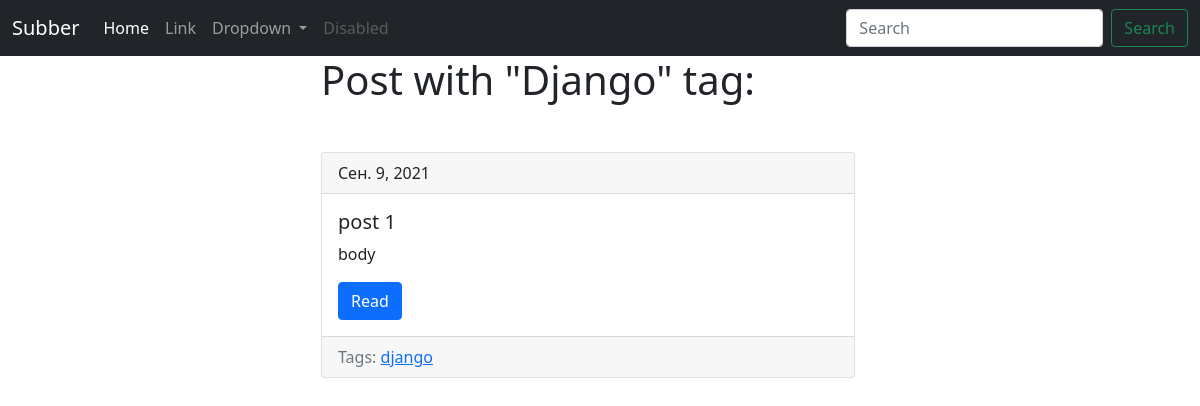
The page /tag/django/ on the database its author committed.
### blog/models.py (models this page shows, shortened)
class Tag(models.Model):
    title = models.CharField(max_length=50)
    slug = models.SlugField(max_length=50, unique=True)
    def get_absolute_url(self):
        return reverse('tag_detail_url', kwargs={'slug': self.slug})

class Post(models.Model):
    title = models.CharField(max_length=150, db_index=True) #ставим индексирование для быстрого поиска
    slug = models.SlugField(max_length=150, unique=True) #уник. поля по умолчанию индексируются
    body = models.TextField(blank=True, db_index=True)
    tags = models.ManyToManyField('Tag', blank=True, related_name='posts')
    date_pub = models.DateField(auto_now_add=True)
    def get_absolute_url(self):
        return reverse('post_detail_url', kwargs={'slug': self.slug})

### blog/views.py (the view)
# urls.py: path('tag/<str:slug>/', TagDetail.as_view(), name='tag_detail_url')
class TagDetail(ObjectDetailMixin, View):
    model = Tag
    template = 'blog/tag_detail.html'

### blog/utils.py (called while the page is built)
    def get(self, request, slug):
        obj = get_object_or_404(self.model, slug__iexact=slug)
        return render(request, self.template,
                      context={self.model.__name__.lower(): obj})

### blog/templates/blog/tag_detail.html (shortened to what this page needs)
{% extends 'blog/base_blog.html' %}
{% block content %}
  <h1 class='mb-5'> Post with "{{ tag.title|title }}" tag:</h1>
  {% for post in tag.posts.all %}
    {% include 'blog/includes/post_card_template.html' %}
{% endfor %}
{% endblock %}

### blog/templates/blog/includes/post_card_template.html
<div class="card mb-4">
  <div class="card-header">
    {{ post.date_pub }}
  </div>
  <div class="card-body">
    <h5 class="card-title">{{ post.title }}</h5>
    <p class="card-text"> {{ post.body | truncatewords:15 }}</p>
    <a href="{{ post.get_absolute_url }}" class="btn btn-primary">Read</a>
  </div>
  <div class="card-footer text-muted">
    Tags:
    {% for tag in post.tags.all %}
      <a href="{{ tag.get_absolute_url }}"> {{ tag.title }}</a>
      {% endfor %}
  </div>
</div>

### rows shown on the page
Tag: title "Django", title "django"
Post: date_pub "Сен. 9, 2021", title "post 1", body "body"
